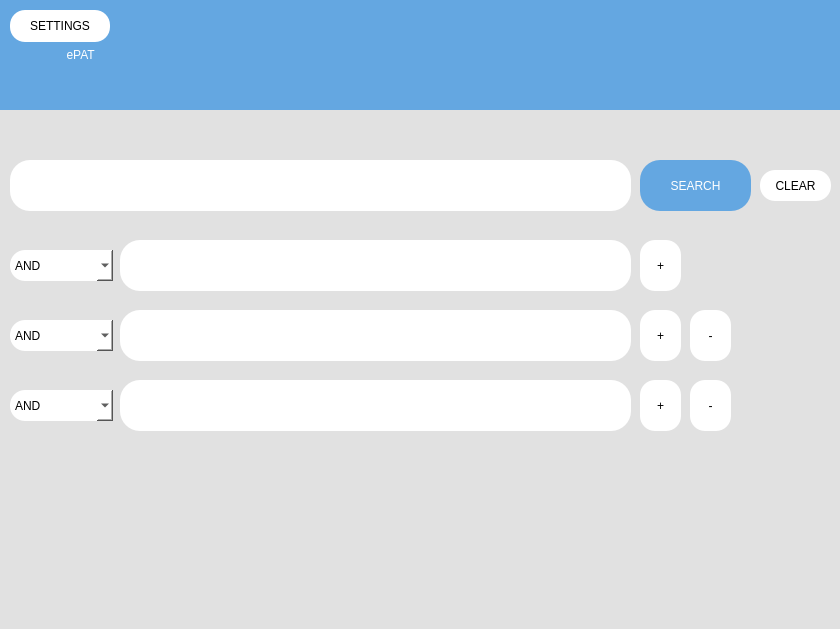
<?xml version="1.0" encoding="UTF-8"?>
<ui version="4.0">
 <class>Dialog</class>
 <widget class="QDialog" name="Dialog">
  <property name="geometry">
   <rect>
    <x>0</x>
    <y>0</y>
    <width>840</width>
    <height>629</height>
   </rect>
  </property>
  <property name="windowTitle">
   <string>Dialog</string>
  </property>
  <widget class="QWidget" name="widget" native="true">
   <property name="geometry">
    <rect>
     <x>0</x>
     <y>0</y>
     <width>841</width>
     <height>631</height>
    </rect>
   </property>
   <property name="styleSheet">
    <string notr="true">background-color: rgb(225,225,225);</string>
   </property>
   <widget class="QLabel" name="label">
    <property name="geometry">
     <rect>
      <x>0</x>
      <y>-1</y>
      <width>841</width>
      <height>111</height>
     </rect>
    </property>
    <property name="styleSheet">
     <string notr="true">background-color:rgb(100,167,225);
font: 64pt &quot;Arial&quot;;
color: rgb(255, 255, 255);</string>
    </property>
    <property name="text">
     <string>                    ePAT</string>
    </property>
   </widget>
   <widget class="QTextEdit" name="text">
    <property name="geometry">
     <rect>
      <x>10</x>
      <y>160</y>
      <width>621</width>
      <height>51</height>
     </rect>
    </property>
    <property name="styleSheet">
     <string notr="true">background-color:rgb(255, 255, 255);
font: 16pt &quot;Arial&quot;;
border-radius: 20px</string>
    </property>
   </widget>
   <widget class="QPushButton" name="search">
    <property name="geometry">
     <rect>
      <x>640</x>
      <y>160</y>
      <width>111</width>
      <height>51</height>
     </rect>
    </property>
    <property name="styleSheet">
     <string notr="true">background-color:rgb(100,167,225);
font: 16pt &quot;Arial&quot;;
color: rgb(255, 255, 255);
border-radius: 20px</string>
    </property>
    <property name="text">
     <string>SEARCH</string>
    </property>
   </widget>
   <widget class="QPushButton" name="settings">
    <property name="geometry">
     <rect>
      <x>10</x>
      <y>10</y>
      <width>100</width>
      <height>32</height>
     </rect>
    </property>
    <property name="styleSheet">
     <string notr="true">background-color:rgb(255, 255, 255);
border-radius: 15px;
font: 14pt &quot;Arial&quot;;</string>
    </property>
    <property name="text">
     <string>SETTINGS</string>
    </property>
   </widget>
   <widget class="QTextEdit" name="text1">
    <property name="geometry">
     <rect>
      <x>120</x>
      <y>240</y>
      <width>511</width>
      <height>51</height>
     </rect>
    </property>
    <property name="styleSheet">
     <string notr="true">background-color:rgb(255, 255, 255);
font: 16pt &quot;Arial&quot;;
border-radius: 20px</string>
    </property>
   </widget>
   <widget class="QComboBox" name="optional1">
    <property name="geometry">
     <rect>
      <x>10</x>
      <y>250</y>
      <width>103</width>
      <height>31</height>
     </rect>
    </property>
    <property name="styleSheet">
     <string notr="true">background-color:rgb(255, 255, 255);
border-radius: 15px;
font: 14pt &quot;Arial&quot;;
color: rgb(0, 0, 0);
</string>
    </property>
    <item>
     <property name="text">
      <string>AND</string>
     </property>
    </item>
    <item>
     <property name="text">
      <string>OR</string>
     </property>
    </item>
   </widget>
   <widget class="QPushButton" name="add1">
    <property name="geometry">
     <rect>
      <x>640</x>
      <y>240</y>
      <width>41</width>
      <height>51</height>
     </rect>
    </property>
    <property name="styleSheet">
     <string notr="true">background-color:rgb(255, 255, 255);
font: 14pt &quot;Arial&quot;;
border-radius: 15px;
</string>
    </property>
    <property name="text">
     <string>+</string>
    </property>
   </widget>
   <widget class="QPushButton" name="clear">
    <property name="geometry">
     <rect>
      <x>760</x>
      <y>170</y>
      <width>71</width>
      <height>31</height>
     </rect>
    </property>
    <property name="styleSheet">
     <string notr="true">background-color:rgb(255, 255, 255);
font: 14pt &quot;Arial&quot;;
border-radius: 15px;
</string>
    </property>
    <property name="text">
     <string>CLEAR</string>
    </property>
   </widget>
   <widget class="QComboBox" name="optional2">
    <property name="geometry">
     <rect>
      <x>10</x>
      <y>320</y>
      <width>103</width>
      <height>31</height>
     </rect>
    </property>
    <property name="styleSheet">
     <string notr="true">background-color:rgb(255, 255, 255);
border-radius: 15px;
font: 14pt &quot;Arial&quot;;
color: rgb(0, 0, 0);
</string>
    </property>
    <item>
     <property name="text">
      <string>AND</string>
     </property>
    </item>
    <item>
     <property name="text">
      <string>OR</string>
     </property>
    </item>
   </widget>
   <widget class="QTextEdit" name="text2">
    <property name="geometry">
     <rect>
      <x>120</x>
      <y>310</y>
      <width>511</width>
      <height>51</height>
     </rect>
    </property>
    <property name="styleSheet">
     <string notr="true">background-color:rgb(255, 255, 255);
font: 16pt &quot;Arial&quot;;
border-radius: 20px</string>
    </property>
   </widget>
   <widget class="QPushButton" name="add2">
    <property name="geometry">
     <rect>
      <x>640</x>
      <y>310</y>
      <width>41</width>
      <height>51</height>
     </rect>
    </property>
    <property name="styleSheet">
     <string notr="true">background-color:rgb(255, 255, 255);
font: 14pt &quot;Arial&quot;;
border-radius: 15px;
</string>
    </property>
    <property name="text">
     <string>+</string>
    </property>
   </widget>
   <widget class="QPushButton" name="minus2">
    <property name="geometry">
     <rect>
      <x>690</x>
      <y>310</y>
      <width>41</width>
      <height>51</height>
     </rect>
    </property>
    <property name="styleSheet">
     <string notr="true">background-color:rgb(255, 255, 255);
font: 16pt &quot;Arial&quot;;
border-radius: 15px;
</string>
    </property>
    <property name="text">
     <string>-</string>
    </property>
   </widget>
   <widget class="QComboBox" name="optional3">
    <property name="geometry">
     <rect>
      <x>10</x>
      <y>390</y>
      <width>103</width>
      <height>31</height>
     </rect>
    </property>
    <property name="styleSheet">
     <string notr="true">background-color:rgb(255, 255, 255);
border-radius: 15px;
font: 14pt &quot;Arial&quot;;
color: rgb(0, 0, 0);
</string>
    </property>
    <item>
     <property name="text">
      <string>AND</string>
     </property>
    </item>
    <item>
     <property name="text">
      <string>OR</string>
     </property>
    </item>
   </widget>
   <widget class="QTextEdit" name="text3">
    <property name="geometry">
     <rect>
      <x>120</x>
      <y>380</y>
      <width>511</width>
      <height>51</height>
     </rect>
    </property>
    <property name="styleSheet">
     <string notr="true">background-color:rgb(255, 255, 255);
font: 16pt &quot;Arial&quot;;
border-radius: 20px</string>
    </property>
   </widget>
   <widget class="QPushButton" name="add3">
    <property name="geometry">
     <rect>
      <x>640</x>
      <y>380</y>
      <width>41</width>
      <height>51</height>
     </rect>
    </property>
    <property name="styleSheet">
     <string notr="true">background-color:rgb(255, 255, 255);
font: 14pt &quot;Arial&quot;;
border-radius: 15px;
</string>
    </property>
    <property name="text">
     <string>+</string>
    </property>
   </widget>
   <widget class="QPushButton" name="minus3">
    <property name="geometry">
     <rect>
      <x>690</x>
      <y>380</y>
      <width>41</width>
      <height>51</height>
     </rect>
    </property>
    <property name="styleSheet">
     <string notr="true">background-color:rgb(255, 255, 255);
font: 16pt &quot;Arial&quot;;
border-radius: 15px;
</string>
    </property>
    <property name="text">
     <string>-</string>
    </property>
   </widget>
  </widget>
 </widget>
 <resources/>
 <connections/>
</ui>
